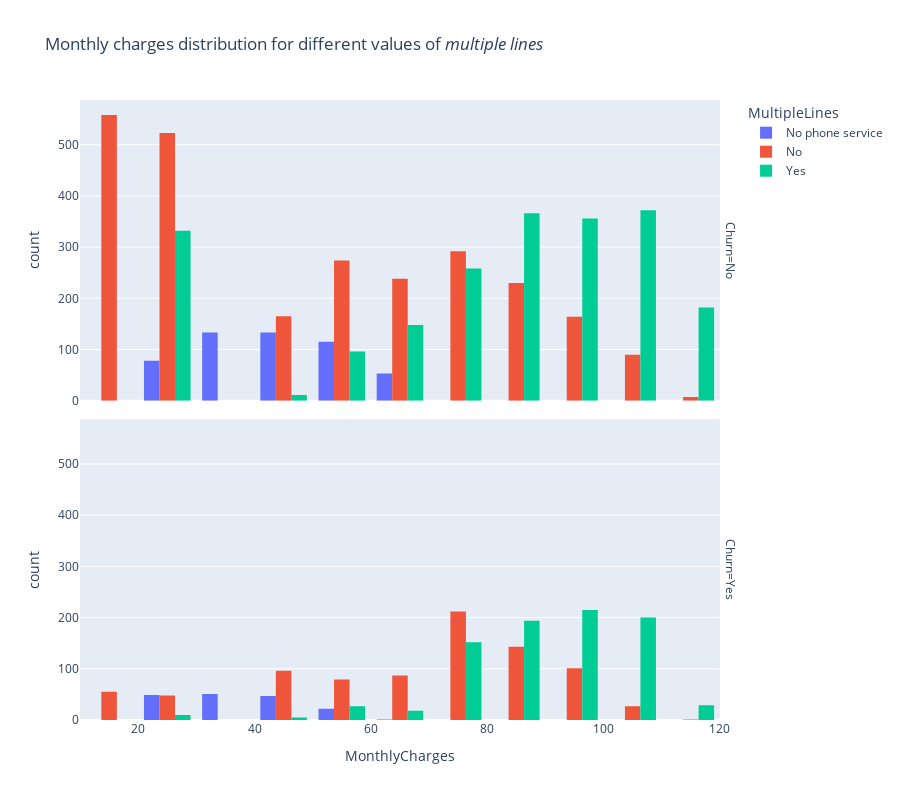

Notebook code cell kept with this figure:
### Code cell
fig = px.histogram(
    data_frame=df,
    x="MonthlyCharges",
    color="MultipleLines",
    barmode="group",
    facet_row="Churn",
    nbins=20,
    height=800,
    title="Monthly charges distribution for different values of <i>MultpleLines</i>",
)

fig.show()

### Figure 1 — Plotly figure (JSON) as saved in the notebook; plotly's stock layout.template omitted (floating-point values rounded to 4 significant figures; data arrays with more than 128 entries replaced by an {"elided": "..."} marker saying what was removed)
{"data": [{"alignmentgroup": "True", "bingroup": "x", "hovertemplate": "MultipleLines=No phone service<br>Churn=No<br>MonthlyCharges=%{x}<br>count=%{y}<extra></extra>", "legendgroup": "No phone service", "marker": {"color": "#636efa", "pattern": {"shape": ""}}, "name": "No phone service", "nbinsx": 20, "offsetgroup": "No phone service", "orientation": "v", "showlegend": true, "type": "histogram", "x": {"elided": "512 float values"}, "xaxis": "x2", "yaxis": "y2"}, {"alignmentgroup": "True", "bingroup": "x", "hovertemplate": "MultipleLines=No phone service<br>Churn=Yes<br>MonthlyCharges=%{x}<br>count=%{y}<extra></extra>", "legendgroup": "No phone service", "marker": {"color": "#636efa", "pattern": {"shape": ""}}, "name": "No phone service", "nbinsx": 20, "offsetgroup": "No phone service", "orientation": "v", "showlegend": false, "type": "histogram", "x": {"elided": "170 float values"}, "xaxis": "x", "yaxis": "y"}, {"alignmentgroup": "True", "bingroup": "x", "hovertemplate": "MultipleLines=No<br>Churn=No<br>MonthlyCharges=%{x}<br>count=%{y}<extra></extra>", "legendgroup": "No", "marker": {"color": "#EF553B", "pattern": {"shape": ""}}, "name": "No", "nbinsx": 20, "offsetgroup": "No", "orientation": "v", "showlegend": true, "type": "histogram", "x": {"elided": "2541 float values"}, "xaxis": "x2", "yaxis": "y2"}, {"alignmentgroup": "True", "bingroup": "x", "hovertemplate": "MultipleLines=No<br>Churn=Yes<br>MonthlyCharges=%{x}<br>count=%{y}<extra></extra>", "legendgroup": "No", "marker": {"color": "#EF553B", "pattern": {"shape": ""}}, "name": "No", "nbinsx": 20, "offsetgroup": "No", "orientation": "v", "showlegend": false, "type": "histogram", "x": {"elided": "849 float values"}, "xaxis": "x", "yaxis": "y"}, {"alignmentgroup": "True", "bingroup": "x", "hovertemplate": "MultipleLines=Yes<br>Churn=No<br>MonthlyCharges=%{x}<br>count=%{y}<extra></extra>", "legendgroup": "Yes", "marker": {"color": "#00cc96", "pattern": {"shape": ""}}, "name": "Yes", "nbinsx": 20, "offsetgroup": "Yes", "orientation": "v", "showlegend": true, "type": "histogram", "x": {"elided": "2121 float values"}, "xaxis": "x2", "yaxis": "y2"}, {"alignmentgroup": "True", "bingroup": "x", "hovertemplate": "MultipleLines=Yes<br>Churn=Yes<br>MonthlyCharges=%{x}<br>count=%{y}<extra></extra>", "legendgroup": "Yes", "marker": {"color": "#00cc96", "pattern": {"shape": ""}}, "name": "Yes", "nbinsx": 20, "offsetgroup": "Yes", "orientation": "v", "showlegend": false, "type": "histogram", "x": {"elided": "850 float values"}, "xaxis": "x", "yaxis": "y"}], "layout": {"annotations": [{"font": {}, "showarrow": false, "text": "Churn=Yes", "textangle": 90, "x": 0.98, "xanchor": "left", "xref": "paper", "y": 0.2425, "yanchor": "middle", "yref": "paper"}, {"font": {}, "showarrow": false, "text": "Churn=No", "textangle": 90, "x": 0.98, "xanchor": "left", "xref": "paper", "y": 0.7575, "yanchor": "middle", "yref": "paper"}], "barmode": "group", "height": 800, "legend": {"title": {"text": "MultipleLines"}, "tracegroupgap": 0}, "title": {"text": "Monthly charges distribution for different values of <i>multiple lines</i>"}, "xaxis": {"anchor": "y", "domain": [0, 0.98], "title": {"text": "MonthlyCharges"}}, "xaxis2": {"anchor": "y2", "domain": [0, 0.98], "matches": "x", "showticklabels": false}, "yaxis": {"anchor": "x", "domain": [0, 0.485], "title": {"text": "count"}}, "yaxis2": {"anchor": "x2", "domain": [0.515, 1], "matches": "y", "title": {"text": "count"}}}}
